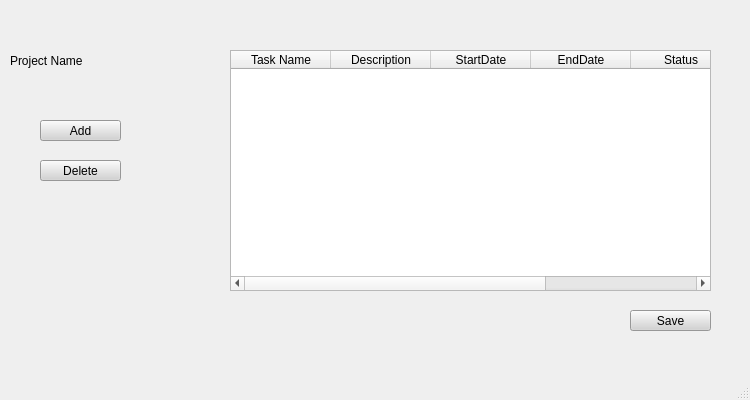
<?xml version="1.0" encoding="UTF-8"?>
<ui version="4.0">
 <class>MainWindow</class>
 <widget class="QMainWindow" name="MainWindow">
  <property name="geometry">
   <rect>
    <x>0</x>
    <y>0</y>
    <width>750</width>
    <height>400</height>
   </rect>
  </property>
  <property name="windowTitle">
   <string>MainWindow</string>
  </property>
  <widget class="QWidget" name="centralwidget">
   <widget class="QPushButton" name="pushButton_2">
    <property name="geometry">
     <rect>
      <x>40</x>
      <y>120</y>
      <width>81</width>
      <height>21</height>
     </rect>
    </property>
    <property name="styleSheet">
     <string notr="true">font: 10pt  &quot;Yu Gothic UI Semibold&quot;;
background: lightgrey;</string>
    </property>
    <property name="text">
     <string>Add</string>
    </property>
   </widget>
   <widget class="QPushButton" name="pushButton_3">
    <property name="geometry">
     <rect>
      <x>630</x>
      <y>310</y>
      <width>81</width>
      <height>21</height>
     </rect>
    </property>
    <property name="styleSheet">
     <string notr="true">font: 10pt  &quot;Yu Gothic UI Semibold&quot;;
background: lightgrey;</string>
    </property>
    <property name="text">
     <string>Save</string>
    </property>
   </widget>
   <widget class="QLabel" name="label_4">
    <property name="geometry">
     <rect>
      <x>10</x>
      <y>30</y>
      <width>201</width>
      <height>61</height>
     </rect>
    </property>
    <property name="styleSheet">
     <string notr="true">font: 63 28pt &quot;Bahnschrift SemiBold SemiConden&quot;;</string>
    </property>
    <property name="text">
     <string>Project Name </string>
    </property>
   </widget>
   <widget class="QPushButton" name="pushButton_4">
    <property name="geometry">
     <rect>
      <x>40</x>
      <y>160</y>
      <width>81</width>
      <height>21</height>
     </rect>
    </property>
    <property name="styleSheet">
     <string notr="true">font: 10pt  &quot;Yu Gothic UI Semibold&quot;;
background: lightgrey;</string>
    </property>
    <property name="text">
     <string>Delete</string>
    </property>
   </widget>
   <widget class="QTableWidget" name="tableWidget">
    <property name="geometry">
     <rect>
      <x>230</x>
      <y>50</y>
      <width>481</width>
      <height>241</height>
     </rect>
    </property>
    <column>
     <property name="text">
      <string>Task Name</string>
     </property>
    </column>
    <column>
     <property name="text">
      <string>Description</string>
     </property>
    </column>
    <column>
     <property name="text">
      <string>StartDate</string>
     </property>
    </column>
    <column>
     <property name="text">
      <string>EndDate</string>
     </property>
    </column>
    <column>
     <property name="text">
      <string>Status</string>
     </property>
    </column>
    <column>
     <property name="text">
      <string>Assigned To</string>
     </property>
    </column>
   </widget>
  </widget>
  <widget class="QMenuBar" name="menubar">
   <property name="geometry">
    <rect>
     <x>0</x>
     <y>0</y>
     <width>750</width>
     <height>21</height>
    </rect>
   </property>
  </widget>
  <widget class="QStatusBar" name="statusbar"/>
 </widget>
 <resources/>
 <connections/>
</ui>
